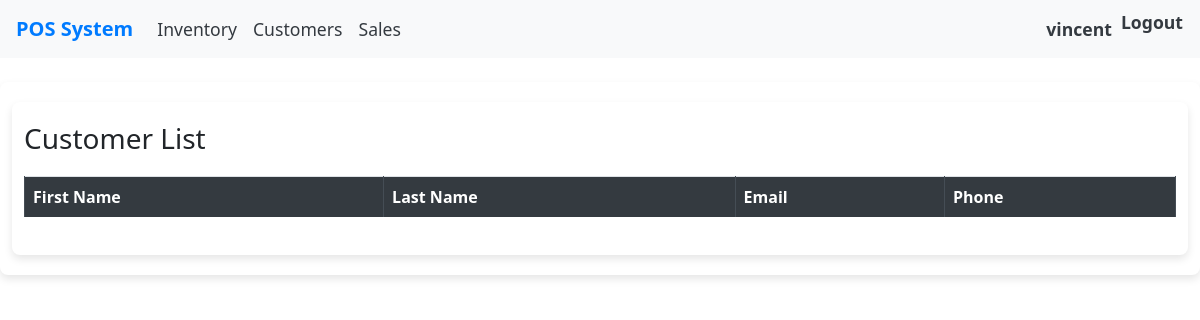
The page /customers/ (signed in) on the database as committed earlier.
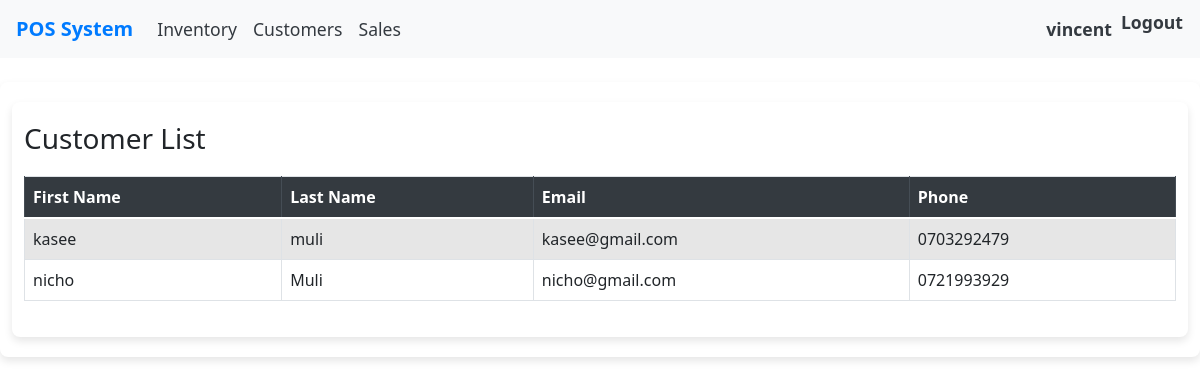
The same page on the database as committed later.
### customers/models.py (models this page shows, shortened)
class Customer(models.Model):
    first_name = models.CharField(max_length=100)
    last_name = models.CharField(max_length=100)
    email = models.EmailField(unique=True)
    phone = models.CharField(max_length=15)

### customers/views.py (the view)
# urls.py: path('', views.customer_list, name='customer-list'),
@login_required
def customer_list(request):
    customers = Customer.objects.all()
    return render(request, 'customers/customer_list.html', {'customers': customers})

### templates/customers/customer_list.html
{% extends 'base.html' %}
{% block content %}
<div class="container">
    <h2>Customer List</h2>
    <table class="table table-bordered table-striped">
        <thead class="thead-dark">
            <tr>
                <th>First Name</th>
                <th>Last Name</th>
                <th>Email</th>
                <th>Phone</th>
            </tr>
        </thead>
        <tbody>
            {% for customer in customers %}
            <tr>
                <td>{{ customer.first_name }}</td>
                <td>{{ customer.last_name }}</td>
                <td>{{ customer.email }}</td>
                <td>{{ customer.phone }}</td>
            </tr>
            {% endfor %}
        </tbody>
    </table>
</div>
{% endblock %}

Rows that differ between the two databases and show on the page:
added Customer: first_name "kasee", last_name "muli", email "kasee@gmail.com", phone "0703292479"
added Customer: first_name "nicho", last_name "Muli", email "nicho@gmail.com", phone "0721993929"
